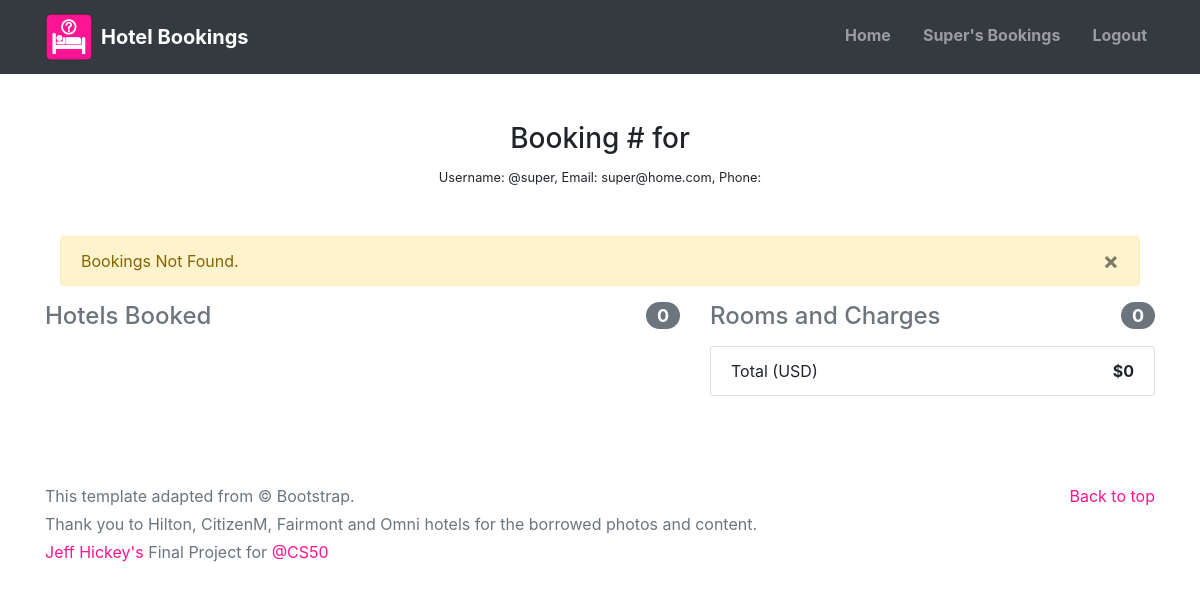
The page /booking/1 (signed in) on the database its author committed.
### hotel/models.py (models this page shows)
class User(AbstractUser):
    pass

### hotel/views.py (the view)
# urls.py: path("booking/<int:confirmation>", views.booking, name="booking"),
def booking(request, confirmation):
    if not request.user.is_authenticated:
        return HttpResponseRedirect(reverse("login"))
    booking_list = Booking.objects.filter(confirmation=confirmation).all()
    total_price = 0
    for booking in booking_list:
        total_price += int(booking.price_booked)
    hotel_count = booking_list.values('hotel').distinct().count()
    if not booking_list:
        messages.add_message(request, messages.WARNING,
                             "Bookings Not Found.")
    return render(request, "hotel/booking.html",
                  {"booking_list": booking_list, "total_price": total_price,
                   "hotel_count": hotel_count})

### hotel/templates/hotel/booking.html (shortened to what this page needs)
{% extends "hotel/layout.html" %}
{% load static %}
{% block body %}
    <main role="main mt-0">
    <div class="container">
    <div class="py-5 text-center">
        <h3>Booking #{{ booking_list.first.confirmation }} for {{ booking_list.first.full_name }}</h3>
        <small>Username: @{{ user.username }}, Email: {{ user.email }},
            Phone: {{ booking_list.first.phone_number }}</small>
    </div>
    {% include 'hotel/messages.html' %}
    <div class="row">
        <div class="col-md-5 order-md-2 mb-4">
            <h4 class="d-flex justify-content-between align-items-center mb-3">
                <span class="text-muted">Rooms and Charges</span>
                <span class="badge badge-secondary badge-pill">{{ booking_list|length }} </span>
            </h4>
            <ul class="list-group mb-3">
                <li class="list-group-item d-flex justify-content-between">
                    <span>Total (USD)</span>
                    <strong>${{ total_price }}</strong>
                </li>
            </ul>
        </div>
        <div class="col-md-7">
            <h4 class="d-flex justify-content-between align-items-center mb-3">
                <span class="text-muted">Hotels Booked</span>
                <span class="badge badge-secondary badge-pill">{{ hotel_count }} </span>
            </h4>
        </div>
    </div>
{% endblock %}

### hotel/templates/hotel/layout.html (shortened to what this page needs)
{% load static %}
<!doctype html>
<html lang="en">
<head>
    <link rel="stylesheet" href="https://stackpath.bootstrapcdn.com/bootstrap/4.4.1/css/bootstrap.min.css"
>
    <link href="{% static 'hotel/hotel.css' %}" rel="stylesheet">
</head>
<body>
<header>
    <nav class="navbar navbar-expand-md navbar-dark bg-dark">
        <div class="container d-flex justify-content-between">
            <a href="{% url 'index' %}" class="navbar-brand d-flex align-items-center">
                <img src="/static/hotel/hotel-icon.png" class="mr-2"/>
                <strong>Hotel Bookings</strong>
            </a>
            <div class="navbar-nav nav-item">
                <a class="nav-link {{ home_page }}" href="{% url 'index' %}">Home</a>
                {% if user.is_authenticated %}
                    <a class="nav-link {{ history_page }}" href="{% url 'history' %}">
                        {% if user.first_name %}
                            {{ user.first_name }}'s Bookings
                        {% elif not user.first_name %}
                            My Bookings
                        {% endif %}
                    </a>
                    <a class="nav-link {{ logout_page }}" href="{% url 'logout' %}">Logout</a>
                {% else %}
                    <a class="nav-link {{ login_page }}" href="{% url 'login' %}">Login to Book</a>
                    <a class="nav-link {{ register_page }}" href="{% url 'register' %}">Register</a>
                {% endif %}
            </div>
        </div>
    </nav>
</header>
<main role="main">
    {% block body %}
    {% endblock %}
</main>
<footer class="text-muted">
    <div class="container">
        <p class="float-right">
            <a href="#">Back to top</a>
        </p>
        <p>This template adapted from &copy; Bootstrap.</p>
        <p>Thank you to Hilton, CitizenM, Fairmont
            and Omni hotels for the borrowed photos and content.</p>
        <p><a href="http://github.com/jeff-hickey">Jeff Hickey's</a> Final Project for <a
                href="https://www.instagram.com/cs50">@CS50</a></p>
    </div>
</footer>
</body>
</html>

### hotel/static/hotel/hotel.css (style rules this page uses)
:root { --jumbotron-padding-y: 3rem; }
footer { padding-top: 3rem; padding-bottom: 3rem; }
footer p { margin-bottom: .25rem; }
a, a:focus, a:hover { color: deeppink; }
.nav-link { padding: .25rem 0; font-weight: 700; color: aliceblue; background-color: transparent; border-bottom: .25rem solid transparent; }
.nav-link + .nav-link { margin-left: 1rem; }

### rows shown on the page
User: first_name "Super", username "super", email "super@home.com"

### other values the page prints
{{ message |safe }} "Bookings Not Found."
{{ booking_list|length }} "0"
{{ total_price }} "0"
{{ hotel_count }} "0"
